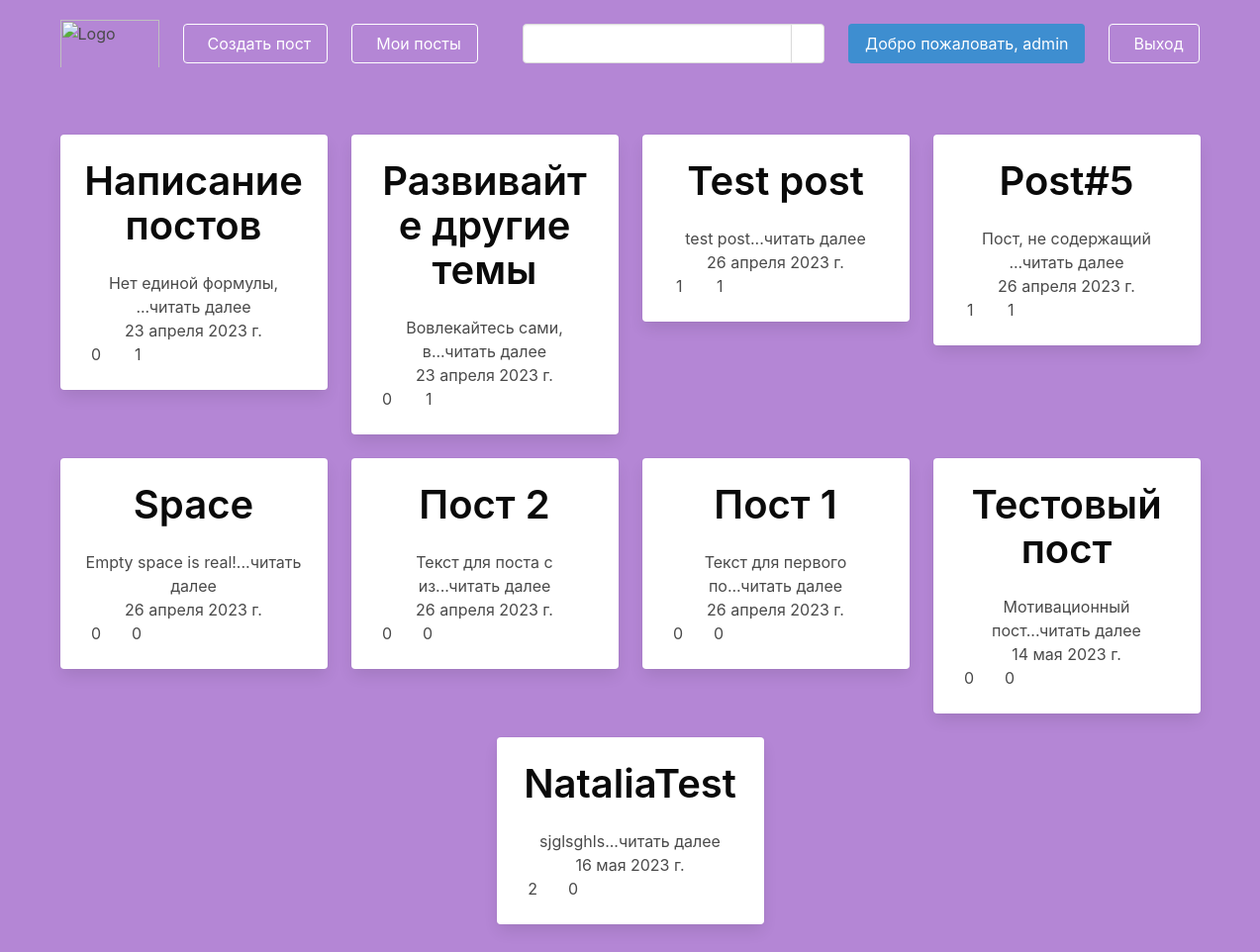
Screenshot of /blog/myposts/ (signed in) with the database file from the repository.
### blog/models.py (models this page shows)
class Post(models.Model):
    title = models.CharField(max_length=255)
    text = models.TextField()
    slug = models.SlugField(unique=True)
    date = models.DateField(auto_now=True)
    author = models.ForeignKey(User, on_delete=models.CASCADE)
    image = models.ImageField(default='image.jpg', blank=True)
    likes = models.ManyToManyField(User, related_name='likes')
    dislikes = models.ManyToManyField(User, related_name='dislikes')
    def __str__(self):
        return self.title
    def snippet(self):
        return self.text[:20] + '...читать далее'
    def likes_counter(self):
        return self.likes.count()
    def dislikes_counter(self):
        return self.dislikes.count()

### blog/views.py (the view)
# urls.py: path('myposts/', views.myposts, name='myposts'),
@login_required(login_url='/users/log_in')
def myposts(request):
    mypost = Post.objects.filter(author=request.user)
    return render(request, 'myposts.html', {'posts': mypost})

### blog/templates/myposts.html (shortened to what this page needs)
{% extends 'base_layout.html' %}
{% load static from static %}
{% block content %}
<div class="container">
    <div class="columns is-centered is-multiline">
        {% for post in posts %}
        <div class="column is-3">
            <a href="{% url 'blog:post' post.slug %}">
                <div class="card has-text-centered">
                    <div class="card-content">
                        <div class="media">
                            <div class="media-content">
                                <div class="title has-text-black is-2">
                                    {{post}}
                                </div>
                            </div>
                        </div>
                        <div class="content">
                            {{post.snippet}}
                            <br>
                            <div>{{post.date}}</div>
                            <div class="columns">
                                <div class="column is-2">
                                    <div class="columns is-gapless is-flex is-justify-content-center is-align-items-center">
                                        <div class="column">
                                            <span class="ml-2">{{post.likes_counter}}</span>
                                        </div>
                                    </div>
                                </div>
                                <div class="column is-2">
                                    <div class="columns is-gapless is-flex is-justify-content-center is-align-items-center">
                                        <div class="column">
                                            <span class="ml-2">{{post.dislikes_counter}}</span>
                                        </div>
                                    </div>
                                </div>
                            </div>
                        </div>
                    </div>
                </div>
            </a>
        </div>
        {% endfor %}
    </div>
</div>
{% endblock %}

### blog/templates/base_layout.html (shortened to what this page needs)
{% load static from static %}
<html lang="en">
<head>
    <link rel="stylesheet" href="{% static 'bulma.css' %}">
    <link rel="stylesheet" href="{% static 'style.css' %}">
</head>
<body>
<section class="hero is-fullheight" style="background-color: #b486d5">
    {% if user.is_authenticated %}
    <div class="hero-head">
        <nav class="navbar">
            <div class="container">
                <div class="navbar-brand">
                    <a class="navbar-item" href="{% url 'blog:home' %}">
                        <img src="https://svgsilh.com/svg_v2/606684.svg" alt="Logo"
                             style="height: 50px; width: 100px; max-height: 3rem">
                    </a>
                </div>
                <div id="navbarMenuHeroA" class="navbar-menu">
                    <div class="navbar-start">
                        <span class="navbar-item">
                            <a href="{% url 'blog:create' %}" class="button is-info is-outlined is-inverted">
                                <span class="content">Создать пост</span>
                            </a>
                        </span>
                        <span class="navbar-item">
                            <a href="{% url 'blog:myposts' %}" class="button is-info is-outlined is-inverted">
                                <span class="content">Мои посты</span>
                            </a>
                        </span>
                    </div>
                    <div class="navbar-end">
                        <span class="navbar-item">
                            <form method="get" class="mt-4">
                                <div class="field has-addons">
                                    <div class="control">
                                        <input type="search" name="search" class="input">
                                    </div>
                                    <div class="control">
                                        <button type="submit" class="button">
                                        </button>
                                    </div>
                                </div>
                            </form>
                        </span>
                        <span class="navbar-item">
                            <a href="" class="button is-info">
                            Добро пожаловать, {{ request.user }}
                            </a>
                        </span>
                        <span class="navbar-item">
                              <a href="{% url 'users:log_out' %}" class="button is-info is-outlined is-inverted">
                                  <span class="content">Выход</span>
                              </a>
                        </span>
                    </div>
                </div>
            </div>
        </nav>
    </div>
    {% endif %}
    <div class="hero-body">
        {% block content %}
        {% endblock %}
    </div>
</section>
</body>
</html>

### rows the page displays
Post: title "Написание постов", snippet "Нет единой формулы, ...читать далее", date "23 апреля 2023 г.", likes_counter "0", dislikes_counter "1"
Post: title "Развивайте другие темы", snippet "Вовлекайтесь сами, в...читать далее", date "23 апреля 2023 г.", likes_counter "0", dislikes_counter "1"
Post: title "Test post", snippet "test post...читать далее", date "26 апреля 2023 г.", likes_counter "1", dislikes_counter "1"
Post: title "Post#5", snippet "Пост, не содержащий ...читать далее", date "26 апреля 2023 г.", likes_counter "1", dislikes_counter "1"
Post: title "Space", snippet "Empty space is real!...читать далее", date "26 апреля 2023 г.", likes_counter "0", dislikes_counter "0"
Post: title "Пост 2", snippet "Текст для поста с из...читать далее", date "26 апреля 2023 г.", likes_counter "0", dislikes_counter "0"
Post: title "Пост 1", snippet "Текст для первого по...читать далее", date "26 апреля 2023 г.", likes_counter "0", dislikes_counter "0"
Post: title "Тестовый пост", snippet "Мотивационный пост...читать далее", date "14 мая 2023 г.", likes_counter "0", dislikes_counter "0"
Post: title "NataliaTest", snippet "sjglsghls...читать далее", date "16 мая 2023 г.", likes_counter "2", dislikes_counter "0"

### other values shown
{{ request.user }} "admin"
